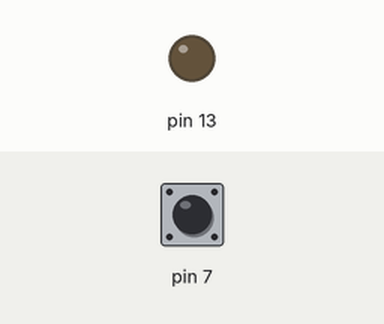
This sketch was run on a simulated Arduino Uno, built with avr-gcc and run on an emulated ATmega328P. Shown: output pins drawn as LEDs (lit = HIGH). The inputs (shaded band) are chosen by the test bench; at power-on: pin 7 HIGH.

Above: at 1.2 s.
1.3 s: pin 7 pulled LOW for 0.15 s
At 1.37 s:
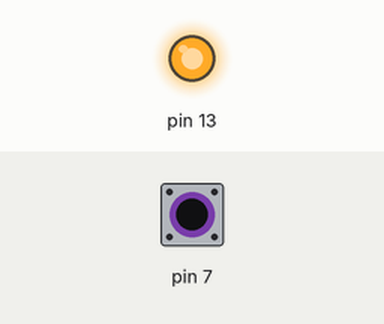
2.9 s: pin 7 pulled LOW for 3.2 s
At 7.1 s:
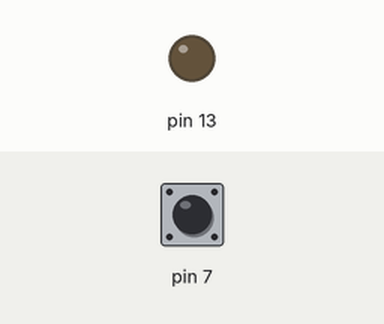
Timing chart, 0 to 8.6 s (numbered marks = the images above; inputs shaded):
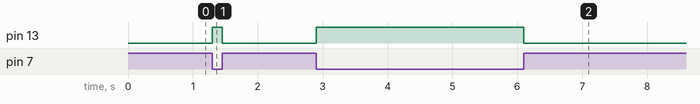

The sketch:

Ex-1.3.ino
```cpp
void setup() {
  // put your setup code here, to run once:
  pinMode(7, INPUT_PULLUP);
  pinMode(13, OUTPUT);
}

void loop() {
  // put your main code here, to run repeatedly:
  if(digitalRead(7) == LOW){
    digitalWrite(13, HIGH);
  }else{
    digitalWrite(13, LOW);
  }
}
```

Measured:
- after the input at 1.3 s, pin 13: LOW → HIGH at once, → LOW 0.15 s later
- after the input at 2.9 s, pin 13: LOW → HIGH at once, → LOW 3.2 s later
